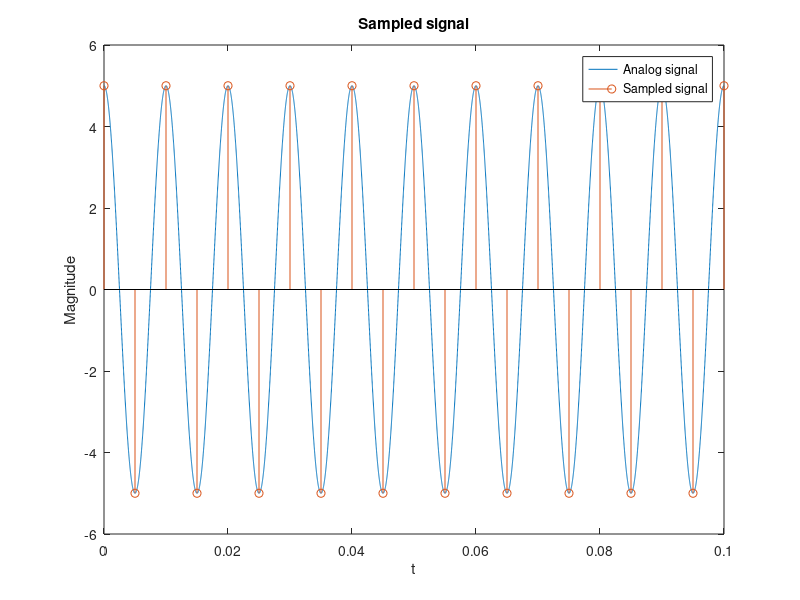

Write the MATLAB code that produced this figure.
t=0:0.00001:0.1;
f_s=200;
t_s=0:1/f_s:0.1;
x_t=5*cos(2*pi*100*t);
plot(t,x_t);
hold on;
x_s=5*cos(2*pi*100*t_s);
stem(t_s,x_s);
hold off;
xlabel('t');
ylabel('Magnitude');
title('Sampled signal');
legend('Analog signal','Sampled signal');